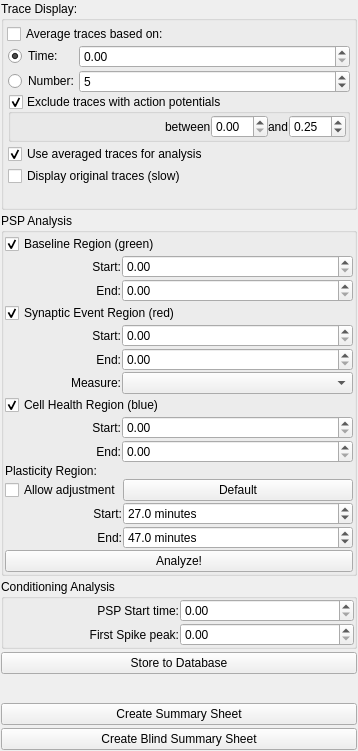
<?xml version="1.0" encoding="UTF-8"?>
<ui version="4.0">
 <class>Form</class>
 <widget class="QWidget" name="Form">
  <property name="geometry">
   <rect>
    <x>0</x>
    <y>0</y>
    <width>358</width>
    <height>751</height>
   </rect>
  </property>
  <property name="windowTitle">
   <string>Form</string>
  </property>
  <layout class="QGridLayout" name="gridLayout_7">
   <property name="margin">
    <number>1</number>
   </property>
   <property name="spacing">
    <number>3</number>
   </property>
   <item row="5" column="0">
    <widget class="QPushButton" name="createSummaryBtn">
     <property name="text">
      <string>Create Summary Sheet</string>
     </property>
    </widget>
   </item>
   <item row="0" column="0">
    <widget class="QGroupBox" name="traceDisplayGroup">
     <property name="title">
      <string>Trace Display:</string>
     </property>
     <layout class="QGridLayout" name="gridLayout_3" columnstretch="0,0,0">
      <property name="margin">
       <number>3</number>
      </property>
      <property name="spacing">
       <number>1</number>
      </property>
      <item row="0" column="0" colspan="2">
       <widget class="QCheckBox" name="averageCheck">
        <property name="text">
         <string>Average traces based on:</string>
        </property>
       </widget>
      </item>
      <item row="3" column="1">
       <layout class="QVBoxLayout" name="verticalLayout">
        <property name="spacing">
         <number>2</number>
        </property>
        <item>
         <widget class="QGroupBox" name="excludeAPsCheck">
          <property name="title">
           <string>Exclude traces with action potentials</string>
          </property>
          <property name="checkable">
           <bool>true</bool>
          </property>
          <layout class="QHBoxLayout" name="horizontalLayout">
           <property name="spacing">
            <number>0</number>
           </property>
           <property name="margin">
            <number>1</number>
           </property>
           <item>
            <spacer name="horizontalSpacer_9">
             <property name="orientation">
              <enum>Qt::Horizontal</enum>
             </property>
             <property name="sizeHint" stdset="0">
              <size>
               <width>40</width>
               <height>20</height>
              </size>
             </property>
            </spacer>
           </item>
           <item>
            <widget class="QLabel" name="label_8">
             <property name="text">
              <string>between</string>
             </property>
            </widget>
           </item>
           <item>
            <widget class="SpinBox" name="startExcludeAPsSpin"/>
           </item>
           <item>
            <widget class="QLabel" name="label_9">
             <property name="text">
              <string>and</string>
             </property>
            </widget>
           </item>
           <item>
            <widget class="SpinBox" name="endExcludeAPsSpin">
             <property name="value">
              <double>0.250000000000000</double>
             </property>
            </widget>
           </item>
          </layout>
         </widget>
        </item>
        <item>
         <widget class="QCheckBox" name="averageAnalysisCheck">
          <property name="minimumSize">
           <size>
            <width>0</width>
            <height>20</height>
           </size>
          </property>
          <property name="text">
           <string>Use averaged traces for analysis</string>
          </property>
          <property name="checked">
           <bool>true</bool>
          </property>
         </widget>
        </item>
        <item>
         <widget class="QCheckBox" name="displayTracesCheck">
          <property name="minimumSize">
           <size>
            <width>0</width>
            <height>20</height>
           </size>
          </property>
          <property name="text">
           <string>Display original traces (slow)</string>
          </property>
         </widget>
        </item>
       </layout>
      </item>
      <item row="4" column="0" colspan="3">
       <spacer name="verticalSpacer">
        <property name="orientation">
         <enum>Qt::Vertical</enum>
        </property>
        <property name="sizeHint" stdset="0">
         <size>
          <width>20</width>
          <height>40</height>
         </size>
        </property>
       </spacer>
      </item>
      <item row="1" column="1">
       <layout class="QGridLayout" name="gridLayout_8" columnstretch="0,3" columnminimumwidth="0,0">
        <property name="horizontalSpacing">
         <number>0</number>
        </property>
        <property name="verticalSpacing">
         <number>2</number>
        </property>
        <item row="0" column="0">
         <widget class="QRadioButton" name="averageTimeRadio">
          <property name="text">
           <string>Time:</string>
          </property>
          <property name="checked">
           <bool>true</bool>
          </property>
         </widget>
        </item>
        <item row="0" column="1">
         <widget class="SpinBox" name="averageTimeSpin"/>
        </item>
        <item row="1" column="0">
         <widget class="QRadioButton" name="averageNumberRadio">
          <property name="text">
           <string>Number:</string>
          </property>
         </widget>
        </item>
        <item row="1" column="1">
         <widget class="SpinBox" name="averageNumberSpin">
          <property name="decimals">
           <number>0</number>
          </property>
          <property name="maximum">
           <double>1000.000000000000000</double>
          </property>
          <property name="value">
           <double>5.000000000000000</double>
          </property>
         </widget>
        </item>
       </layout>
      </item>
     </layout>
    </widget>
   </item>
   <item row="6" column="0">
    <widget class="QPushButton" name="createBlindSummaryBtn">
     <property name="text">
      <string>Create Blind Summary Sheet</string>
     </property>
    </widget>
   </item>
   <item row="4" column="0">
    <spacer name="spacer">
     <property name="orientation">
      <enum>Qt::Vertical</enum>
     </property>
     <property name="sizeHint" stdset="0">
      <size>
       <width>337</width>
       <height>47</height>
      </size>
     </property>
    </spacer>
   </item>
   <item row="3" column="0">
    <widget class="QPushButton" name="storeToDBBtn">
     <property name="text">
      <string>Store to Database</string>
     </property>
    </widget>
   </item>
   <item row="1" column="0">
    <widget class="QGroupBox" name="analysisGroup">
     <property name="title">
      <string>PSP Analysis</string>
     </property>
     <layout class="QGridLayout" name="gridLayout_4">
      <property name="margin">
       <number>1</number>
      </property>
      <property name="spacing">
       <number>1</number>
      </property>
      <item row="0" column="0" colspan="2">
       <widget class="QCheckBox" name="baselineCheck">
        <property name="text">
         <string>Baseline Region (green)</string>
        </property>
        <property name="checked">
         <bool>true</bool>
        </property>
       </widget>
      </item>
      <item row="1" column="0" colspan="3">
       <layout class="QGridLayout" name="gridLayout" columnstretch="1,2">
        <property name="spacing">
         <number>1</number>
        </property>
        <item row="0" column="0">
         <widget class="QLabel" name="label">
          <property name="text">
           <string>Start:</string>
          </property>
          <property name="alignment">
           <set>Qt::AlignRight|Qt::AlignTrailing|Qt::AlignVCenter</set>
          </property>
         </widget>
        </item>
        <item row="0" column="1">
         <widget class="SpinBox" name="baselineStartSpin"/>
        </item>
        <item row="1" column="0">
         <widget class="QLabel" name="label_2">
          <property name="text">
           <string>End:</string>
          </property>
          <property name="alignment">
           <set>Qt::AlignRight|Qt::AlignTrailing|Qt::AlignVCenter</set>
          </property>
         </widget>
        </item>
        <item row="1" column="1">
         <widget class="SpinBox" name="baselineEndSpin"/>
        </item>
       </layout>
      </item>
      <item row="2" column="0" colspan="2">
       <widget class="QCheckBox" name="pspCheck">
        <property name="text">
         <string>Synaptic Event Region (red)</string>
        </property>
        <property name="checked">
         <bool>true</bool>
        </property>
       </widget>
      </item>
      <item row="3" column="0" colspan="3">
       <layout class="QGridLayout" name="gridLayout_5" columnstretch="0,0,0">
        <property name="spacing">
         <number>1</number>
        </property>
        <item row="0" column="0">
         <widget class="QLabel" name="label_3">
          <property name="text">
           <string>Start:</string>
          </property>
          <property name="alignment">
           <set>Qt::AlignRight|Qt::AlignTrailing|Qt::AlignVCenter</set>
          </property>
         </widget>
        </item>
        <item row="0" column="1" colspan="2">
         <widget class="SpinBox" name="pspStartSpin"/>
        </item>
        <item row="1" column="0">
         <widget class="QLabel" name="label_4">
          <property name="text">
           <string>End:</string>
          </property>
          <property name="alignment">
           <set>Qt::AlignRight|Qt::AlignTrailing|Qt::AlignVCenter</set>
          </property>
         </widget>
        </item>
        <item row="1" column="1" colspan="2">
         <widget class="SpinBox" name="pspEndSpin"/>
        </item>
        <item row="2" column="0">
         <widget class="QLabel" name="label_7">
          <property name="text">
           <string>Measure:</string>
          </property>
          <property name="alignment">
           <set>Qt::AlignRight|Qt::AlignTrailing|Qt::AlignVCenter</set>
          </property>
         </widget>
        </item>
        <item row="2" column="1" colspan="2">
         <widget class="ComboBox" name="measureModeCombo"/>
        </item>
       </layout>
      </item>
      <item row="4" column="0" colspan="2">
       <widget class="QCheckBox" name="healthCheck">
        <property name="text">
         <string>Cell Health Region (blue)</string>
        </property>
        <property name="checked">
         <bool>true</bool>
        </property>
       </widget>
      </item>
      <item row="5" column="0" colspan="3">
       <layout class="QGridLayout" name="gridLayout_6" columnstretch="1,2">
        <property name="spacing">
         <number>1</number>
        </property>
        <item row="0" column="1">
         <widget class="SpinBox" name="healthStartSpin"/>
        </item>
        <item row="1" column="0">
         <widget class="QLabel" name="label_6">
          <property name="text">
           <string>End:</string>
          </property>
          <property name="alignment">
           <set>Qt::AlignRight|Qt::AlignTrailing|Qt::AlignVCenter</set>
          </property>
         </widget>
        </item>
        <item row="1" column="1">
         <widget class="SpinBox" name="healthEndSpin"/>
        </item>
        <item row="0" column="0">
         <widget class="QLabel" name="label_5">
          <property name="text">
           <string>Start:</string>
          </property>
          <property name="alignment">
           <set>Qt::AlignRight|Qt::AlignTrailing|Qt::AlignVCenter</set>
          </property>
         </widget>
        </item>
       </layout>
      </item>
      <item row="6" column="0" colspan="2">
       <spacer name="verticalSpacer_3">
        <property name="orientation">
         <enum>Qt::Vertical</enum>
        </property>
        <property name="sizeHint" stdset="0">
         <size>
          <width>327</width>
          <height>9</height>
         </size>
        </property>
       </spacer>
      </item>
      <item row="7" column="0">
       <widget class="QLabel" name="label_10">
        <property name="text">
         <string>Plasticity Region:</string>
        </property>
       </widget>
      </item>
      <item row="8" column="0" rowspan="2" colspan="3">
       <layout class="QGridLayout" name="gridLayout_2" columnstretch="1,2">
        <property name="spacing">
         <number>1</number>
        </property>
        <item row="0" column="0">
         <widget class="QCheckBox" name="plasticityAdjustChk">
          <property name="text">
           <string>Allow adjustment</string>
          </property>
         </widget>
        </item>
        <item row="0" column="1">
         <widget class="QPushButton" name="defaultRgnBtn">
          <property name="text">
           <string>Default</string>
          </property>
         </widget>
        </item>
        <item row="1" column="0">
         <widget class="QLabel" name="label_11">
          <property name="text">
           <string>Start:</string>
          </property>
          <property name="alignment">
           <set>Qt::AlignRight|Qt::AlignTrailing|Qt::AlignVCenter</set>
          </property>
         </widget>
        </item>
        <item row="1" column="1">
         <widget class="SpinBox" name="plasticityRgnStartSpin">
          <property name="suffix">
           <string> minutes</string>
          </property>
          <property name="decimals">
           <number>1</number>
          </property>
          <property name="value">
           <double>27.000000000000000</double>
          </property>
         </widget>
        </item>
        <item row="2" column="0">
         <widget class="QLabel" name="label_12">
          <property name="text">
           <string>End:</string>
          </property>
          <property name="alignment">
           <set>Qt::AlignRight|Qt::AlignTrailing|Qt::AlignVCenter</set>
          </property>
         </widget>
        </item>
        <item row="2" column="1">
         <widget class="SpinBox" name="plasticityRgnEndSpin">
          <property name="suffix">
           <string> minutes</string>
          </property>
          <property name="decimals">
           <number>1</number>
          </property>
          <property name="value">
           <double>47.000000000000000</double>
          </property>
         </widget>
        </item>
       </layout>
      </item>
      <item row="10" column="0" colspan="3">
       <widget class="QPushButton" name="analyzeBtn">
        <property name="text">
         <string>Analyze!</string>
        </property>
       </widget>
      </item>
     </layout>
    </widget>
   </item>
   <item row="2" column="0">
    <widget class="QGroupBox" name="groupBox">
     <property name="title">
      <string>Conditioning Analysis</string>
     </property>
     <layout class="QGridLayout" name="gridLayout_9">
      <property name="margin">
       <number>0</number>
      </property>
      <property name="spacing">
       <number>1</number>
      </property>
      <item row="0" column="0">
       <widget class="QLabel" name="label_13">
        <property name="text">
         <string>PSP Start time:</string>
        </property>
        <property name="alignment">
         <set>Qt::AlignRight|Qt::AlignTrailing|Qt::AlignVCenter</set>
        </property>
       </widget>
      </item>
      <item row="1" column="0">
       <widget class="QLabel" name="label_14">
        <property name="text">
         <string>First Spike peak:</string>
        </property>
        <property name="alignment">
         <set>Qt::AlignRight|Qt::AlignTrailing|Qt::AlignVCenter</set>
        </property>
       </widget>
      </item>
      <item row="0" column="1">
       <widget class="SpinBox" name="pspStartTimeSpin"/>
      </item>
      <item row="1" column="1">
       <widget class="SpinBox" name="spikePeakSpin"/>
      </item>
     </layout>
    </widget>
   </item>
  </layout>
 </widget>
 <customwidgets>
  <customwidget>
   <class>ComboBox</class>
   <extends>QComboBox</extends>
   <header location="global">acq4.pyqtgraph.widgets.ComboBox</header>
  </customwidget>
  <customwidget>
   <class>SpinBox</class>
   <extends>QDoubleSpinBox</extends>
   <header location="global">acq4.pyqtgraph.widgets.SpinBox</header>
  </customwidget>
 </customwidgets>
 <resources/>
 <connections/>
</ui>
